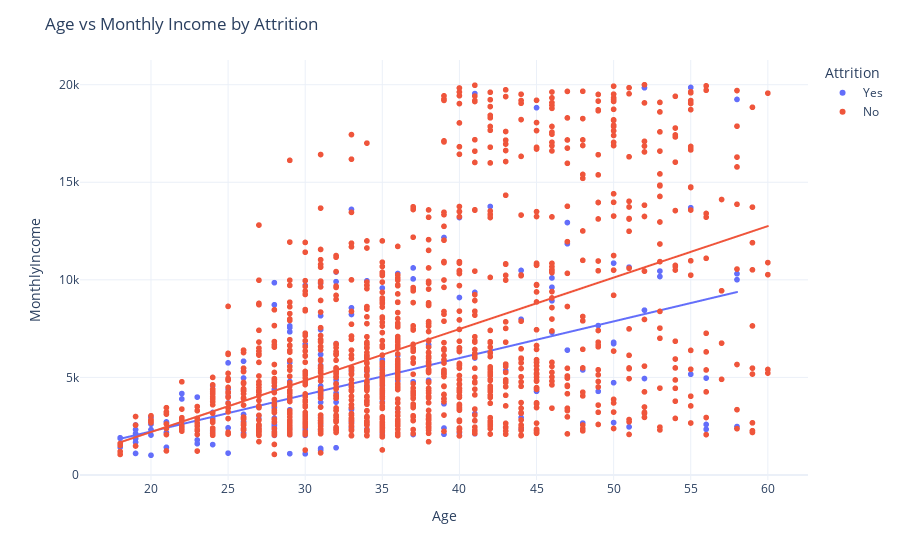

Notebook code cell kept with this figure:
### Code cell
fig = px.scatter(
    data,
    x="Age",
    y="MonthlyIncome",
    color="Attrition",
    trendline="ols"
)

fig.update_layout(title="Age vs Monthly Income by Attrition")
fig.show()

### Figure 1 — Plotly figure (JSON) as saved in the notebook; plotly's stock layout.template omitted (floating-point values rounded to 4 significant figures; data arrays with more than 128 entries replaced by an {"elided": "..."} marker saying what was removed)
{"data": [{"hovertemplate": "Attrition=Yes<br>Age=%{x}<br>MonthlyIncome=%{y}<extra></extra>", "legendgroup": "Yes", "marker": {"color": "#636efa", "symbol": "circle"}, "mode": "markers", "name": "Yes", "showlegend": true, "type": "scattergl", "x": {"elided": "237 int values"}, "xaxis": "x", "y": {"elided": "237 int values"}, "yaxis": "y"}, {"hovertemplate": "<b>OLS trendline</b><br>MonthlyIncome = 188.072 * Age + -1533.56<br>R<sup>2</sup>=0.250603<br><br>Attrition=Yes<br>Age=%{x}<br>MonthlyIncome=%{y} <b>(trend)</b><extra></extra>", "legendgroup": "Yes", "marker": {"color": "#636efa", "symbol": "circle"}, "mode": "lines", "name": "Yes", "showlegend": false, "type": "scattergl", "x": {"elided": "237 int values"}, "xaxis": "x", "y": {"elided": "237 float values"}, "yaxis": "y"}, {"hovertemplate": "Attrition=No<br>Age=%{x}<br>MonthlyIncome=%{y}<extra></extra>", "legendgroup": "No", "marker": {"color": "#EF553B", "symbol": "circle"}, "mode": "markers", "name": "No", "showlegend": true, "type": "scattergl", "x": {"elided": "1233 int values"}, "xaxis": "x", "y": {"elided": "1233 int values"}, "yaxis": "y"}, {"hovertemplate": "<b>OLS trendline</b><br>MonthlyIncome = 263.838 * Age + -3077.32<br>R<sup>2</sup>=0.236889<br><br>Attrition=No<br>Age=%{x}<br>MonthlyIncome=%{y} <b>(trend)</b><extra></extra>", "legendgroup": "No", "marker": {"color": "#EF553B", "symbol": "circle"}, "mode": "lines", "name": "No", "showlegend": false, "type": "scattergl", "x": {"elided": "1233 int values"}, "xaxis": "x", "y": {"elided": "1233 float values"}, "yaxis": "y"}], "layout": {"legend": {"title": {"text": "Attrition"}, "tracegroupgap": 0}, "margin": {"t": 60}, "title": {"text": "Age vs Monthly Income by Attrition"}, "xaxis": {"anchor": "y", "domain": [0, 1], "title": {"text": "Age"}}, "yaxis": {"anchor": "x", "domain": [0, 1], "title": {"text": "MonthlyIncome"}}}}
